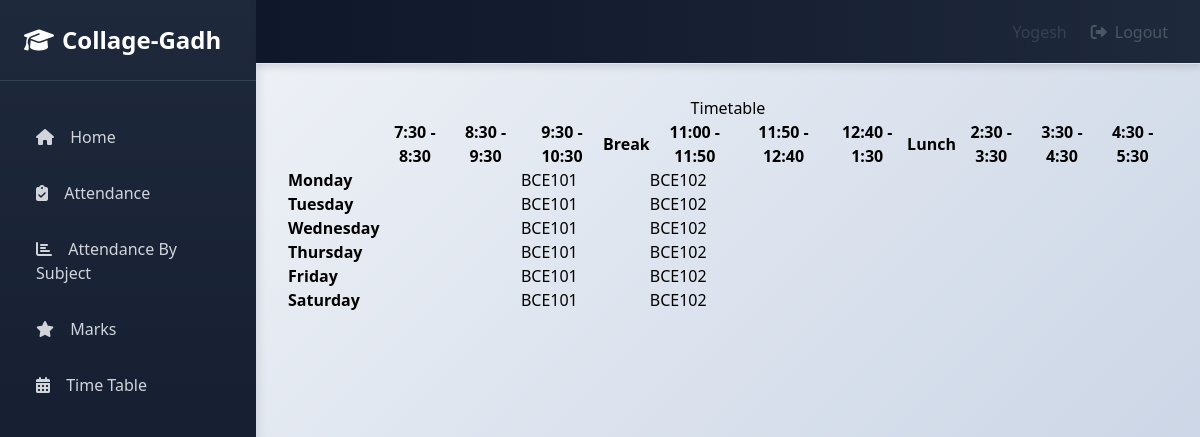
The app's page /info/student/CE002/timetable/ (signed in) with its own data.
### info/models.py (models this page shows, shortened)
class User(AbstractUser):
    @property
    def is_student(self):
        if hasattr(self, 'student'):
            return True
        return False

class Student(models.Model):
    user = models.OneToOneField(User, on_delete=models.CASCADE, null=True)
    class_id = models.ForeignKey(Class, on_delete=models.CASCADE, default=1)
    USN = models.CharField(primary_key='True', max_length=100)
    name = models.CharField(max_length=200)
    sex = models.CharField(max_length=50, choices=sex_choice, default='Male')
    DOB = models.DateField(default='1998-01-01')

class Assign(models.Model):
    class_id = models.ForeignKey(Class, on_delete=models.CASCADE)
    course = models.ForeignKey(Course, on_delete=models.CASCADE)
    teacher = models.ForeignKey(Teacher, on_delete=models.CASCADE)
    class Meta:
        unique_together = (('course', 'class_id', 'teacher'),)

### info/views.py (the view)
# urls.py: path('timetable/', api_view.TimetableView.as_view()),
@login_required()
def timetable(request, class_id):
    asst = AssignTime.objects.filter(assign__class_id=class_id)
    matrix = [['' for i in range(12)] for j in range(6)]
    for i, d in enumerate(DAYS_OF_WEEK):
        t = 0
        for j in range(12):
            if j == 0:
                matrix[i][0] = d[0]
                continue
            if j == 4 or j == 8:
                continue
            try:
                a = asst.get(period=time_slots[t][0], day=d[0])
                matrix[i][j] = a.assign.course_id
            except AssignTime.DoesNotExist:
                pass
            t += 1
    context = {'matrix': matrix}
    return render(request, 'info/timetable.html', context)

### info/templates/info/timetable.html
{% extends 'info/base.html' %}
    {% block content %}
    <div class="container">
        <div class="container">
            <div class="row">
                <div class="col-md-12">
                    <h2 class="text-center">
                        Timetable
                    </h2>
                </div>
                <div id="no-more-tables">
                    <table class="col-sm-12 table table-bordered table-striped table-condensed cf">
                        <thead class="cf">
                            <tr>
                                <th>      </th>
                                <th>7:30 - 8:30</th>
                                <th>8:30 - 9:30</th>
                                <th>9:30 - 10:30</th>
                                <th>Break</th>
                                <th>11:00 - 11:50</th>
                                <th>11:50 - 12:40</th>
                                <th>12:40 - 1:30</th>
                                <th>Lunch</th>
                                <th>2:30 - 3:30</th>
                                <th>3:30 - 4:30</th>
                                <th>4:30 - 5:30</th>
                            </tr>
                        </thead>
                        <tbody>
                            {% for i in matrix %}
                            <tr>
                                {% for j in i %}
                                    {% if forloop.counter == 1 %}
                                    <td><b>{{ j }}</b></td>
                                    {% else %}
                                    <td>{{ j }}</td>
                                    {% endif %}
                                {% endfor %}
                            </tr>
                            {% endfor %}
                        </tbody>
                    </table>
                </div>
            </div>
        </div>
    </div>
    {% endblock %}

### info/templates/info/base.html (shortened to what this page needs)
<!DOCTYPE html>
<html lang="en">
  <head>
    {% load static %}
    <script src="https://cdn.tailwindcss.com"></script>
    <link rel="stylesheet" href="https://cdnjs.cloudflare.com/ajax/libs/font-awesome/6.4.0/css/all.min.css">
  </head>
  <body id="page-top" class="flex h-screen bg-gray-100">
    <aside class="sidebar w-64 h-screen overflow-y-auto">
      <div class="p-6 border-b border-slate-700">
        <a href="{% url 'index' %}" class="text-2xl font-bold text-white flex items-center gap-2">
          <i class="fas fa-graduation-cap"></i> Collage-Gadh
        </a>
      </div>
      <nav class="mt-8 px-4 space-y-2">
        <a href="{% url 'index' %}" class="sidebar-item block px-4 py-3 text-gray-300 hover:text-white font-medium">
          <i class="fas fa-home mr-3"></i> Home
        </a>
        {% if request.user.is_student %}
          <a href="{% url 'attendance' request.user.student.USN %}" class="sidebar-item block px-4 py-3 text-gray-300 hover:text-white font-medium">
            <i class="fas fa-clipboard-check mr-3"></i> Attendance
          </a>
          <a href="{% url 'attendance' request.user.student.USN %}" class="sidebar-item block px-4 py-3 text-gray-300 hover:text-white font-medium">
            <i class="fas fa-chart-bar mr-3"></i> Attendance By Subject
          </a>
          <a href="{% url 'marks_list' request.user.student.USN %}" class="sidebar-item block px-4 py-3 text-gray-300 hover:text-white font-medium">
            <i class="fas fa-star mr-3"></i> Marks
          </a>
          <a href="{% url 'timetable' request.user.student.class_id_id %}" class="sidebar-item block px-4 py-3 text-gray-300 hover:text-white font-medium">
            <i class="fas fa-calendar-alt mr-3"></i> Time Table
          </a>
        {% endif %}
      </nav>
    </aside>
    <div class="flex-1 flex flex-col">
      <nav class="navbar h-16 flex items-center justify-between px-8 border-b border-gray-200">
        <div class="flex items-center gap-6">
          <span class="text-gray-700 font-medium capitalize">
            {% if request.user.is_student %}
              {{ request.user.student.name }}
            {% elif request.user.is_teacher %}
              {{ request.user.teacher.name }}
            {% else %}
              {{ request.user.username }}
            {% endif %}
          </span>
          <button onclick="showLogoutModal()" class="text-gray-600 hover:text-gray-900 font-medium flex items-center gap-2">
            <i class="fas fa-sign-out-alt"></i> Logout
          </button>
        </div>
      </nav>
      <main class="flex-1 overflow-auto p-8">
        {% block content %}
        {% endblock %}
      </main>
    </div>
  </body>
</html>

### info/templates/info/base.html (style rules this page uses)
* { margin: 0; padding: 0; box-sizing: border-box; }
body { background: linear-gradient(135deg, #f5f7fa 0%, #c3cfe2 100%); min-height: 100vh; }
.sidebar { background: linear-gradient(180deg, #1e293b 0%, #0f172a 100%); box-shadow: 2px 0 10px rgba(0,0,0,0.1); }
.sidebar-item { border-left: 4px solid transparent; transition: all 0.3s ease; }
.navbar { background: linear-gradient(90deg, #0f172a 0%, #1e293b 100%); box-shadow: 0 4px 6px rgba(0,0,0,0.1); }

### records on screen
User: user.student.name "Yogesh"
Assign: i "BCE101" "BCE101" "BCE101" "BCE101" "BCE101" "BCE101"
Assign: i "BCE102" "BCE102" "BCE102" "BCE102" "BCE102" "BCE102"

### other values on screen
{{ j }} "Monday" "Tuesday" "Wednesday" "Thursday" "Friday" "Saturday"
